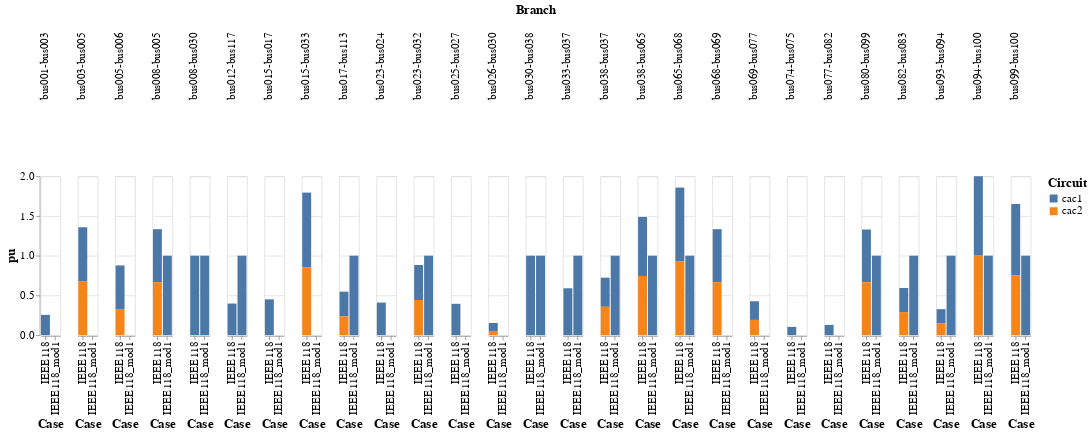

Notebook code cell kept with this figure:
### Code cell
Chart = alt.Chart(NetworkInvestment).mark_bar().encode(
    x='Case',
    y='pu',
    color=alt.Color('Circuit', legend=alt.Legend(title="Circuit", labelFontSize=14, titleFontSize=16)),
    column=alt.Column('Branch', title='Branch', header=alt.Header(labelFontSize=14, titleFontSize=16, labelAngle=-90))
).properties(
    width=25,
    height=200
).configure_axis(
    labelFontSize=14,
    titleFontSize=16
).configure_legend(
    labelFontSize=14,
    titleFontSize=16
)

Chart

### Figure 1 — Vega-Lite specification as saved in the notebook (floating-point values rounded to 4 significant figures)
{"config": {"view": {"continuousWidth": 300, "continuousHeight": 300}, "axis": {"labelFontSize": 14, "titleFontSize": 16}, "legend": {"labelFontSize": 14, "titleFontSize": 16}}, "data": {"name": "data-6165c63fbd42d0d7dffbb3c1c43cef31"}, "mark": {"type": "bar"}, "encoding": {"color": {"field": "Circuit", "legend": {"labelFontSize": 14, "title": "Circuit", "titleFontSize": 16}, "type": "nominal"}, "column": {"field": "Branch", "header": {"labelAngle": -90, "labelFontSize": 14, "titleFontSize": 16}, "title": "Branch", "type": "nominal"}, "x": {"field": "Case", "type": "nominal"}, "y": {"field": "pu", "type": "quantitative"}}, "height": 200, "width": 25, "$schema": "https://vega.github.io/schema/vega-lite/v5.17.0.json", "datasets": {"data-6165c63fbd42d0d7dffbb3c1c43cef31": [{"Period": 2030, "InitialNode": "bus001", "FinalNode": "bus003", "Circuit": "cac1", "pu": 0.2543, "Case": "IEEE118", "Branch": "bus001-bus003"}, {"Period": 2030, "InitialNode": "bus082", "FinalNode": "bus083", "Circuit": "cac2", "pu": 0.2892, "Case": "IEEE118", "Branch": "bus082-bus083"}, {"Period": 2030, "InitialNode": "bus003", "FinalNode": "bus005", "Circuit": "cac2", "pu": 0.6788, "Case": "IEEE118", "Branch": "bus003-bus005"}, {"Period": 2030, "InitialNode": "bus069", "FinalNode": "bus077", "Circuit": "cac1", "pu": 0.2349, "Case": "IEEE118", "Branch": "bus069-bus077"}, {"Period": 2030, "InitialNode": "bus005", "FinalNode": "bus006", "Circuit": "cac1", "pu": 0.5569, "Case": "IEEE118", "Branch": "bus005-bus006"}, {"Period": 2030, "InitialNode": "bus065", "FinalNode": "bus068", "Circuit": "cac2", "pu": 0.9274, "Case": "IEEE118", "Branch": "bus065-bus068"}, {"Period": 2030, "InitialNode": "bus093", "FinalNode": "bus094", "Circuit": "cac1", "pu": 0.1769, "Case": "IEEE118", "Branch": "bus093-bus094"}, {"Period": 2030, "InitialNode": "bus023", "FinalNode": "bus032", "Circuit": "cac1", "pu": 0.4414, "Case": "IEEE118", "Branch": "bus023-bus032"}, {"Period": 2030, "InitialNode": "bus030", "FinalNode": "bus038", "Circuit": "cac1", "pu": 1.0, "Case": "IEEE118", "Branch": "bus030-bus038"}, {"Period": 2030, "InitialNode": "bus068", "FinalNode": "bus069", "Circuit": "cac1", "pu": 0.6677, "Case": "IEEE118", "Branch": "bus068-bus069"}, {"Period": 2030, "InitialNode": "bus074", "FinalNode": "bus075", "Circuit": "cac1", "pu": 0.1033, "Case": "IEEE118", "Branch": "bus074-bus075"}, {"Period": 2030, "InitialNode": "bus008", "FinalNode": "bus005", "Circuit": "cac1", "pu": 0.6667, "Case": "IEEE118", "Branch": "bus008-bus005"}, {"Period": 2030, "InitialNode": "bus033", "FinalNode": "bus037", "Circuit": "cac1", "pu": 0.5894, "Case": "IEEE118", "Branch": "bus033-bus037"}, {"Period": 2030, "InitialNode": "bus023", "FinalNode": "bus024", "Circuit": "cac1", "pu": 0.4091, "Case": "IEEE118", "Branch": "bus023-bus024"}, {"Period": 2030, "InitialNode": "bus023", "FinalNode": "bus032", "Circuit": "cac2", "pu": 0.4414, "Case": "IEEE118", "Branch": "bus023-bus032"}, {"Period": 2030, "InitialNode": "bus093", "FinalNode": "bus094", "Circuit": "cac2", "pu": 0.1494, "Case": "IEEE118", "Branch": "bus093-bus094"}, {"Period": 2030, "InitialNode": "bus005", "FinalNode": "bus006", "Circuit": "cac2", "pu": 0.3202, "Case": "IEEE118", "Branch": "bus005-bus006"}, {"Period": 2030, "InitialNode": "bus038", "FinalNode": "bus065", "Circuit": "cac1", "pu": 0.7438, "Case": "IEEE118", "Branch": "bus038-bus065"}, {"Period": 2030, "InitialNode": "bus069", "FinalNode": "bus077", "Circuit": "cac2", "pu": 0.191, "Case": "IEEE118", "Branch": "bus069-bus077"}, {"Period": 2030, "InitialNode": "bus068", "FinalNode": "bus069", "Circuit": "cac2", "pu": 0.6663, "Case": "IEEE118", "Branch": "bus068-bus069"}, {"Period": 2030, "InitialNode": "bus015", "FinalNode": "bus033", "Circuit": "cac1", "pu": 0.9398, "Case": "IEEE118", "Branch": "bus015-bus033"}, {"Period": 2030, "InitialNode": "bus099", "FinalNode": "bus100", "Circuit": "cac1", "pu": 0.897, "Case": "IEEE118", "Branch": "bus099-bus100"}, {"Period": 2030, "InitialNode": "bus025", "FinalNode": "bus027", "Circuit": "cac1", "pu": 0.3938, "Case": "IEEE118", "Branch": "bus025-bus027"}, {"Period": 2030, "InitialNode": "bus008", "FinalNode": "bus005", "Circuit": "cac2", "pu": 0.6667, "Case": "IEEE118", "Branch": "bus008-bus005"}, {"Period": 2030, "InitialNode": "bus026", "FinalNode": "bus030", "Circuit": "cac1", "pu": 0.1011, "Case": "IEEE118", "Branch": "bus026-bus030"}, {"Period": 2030, "InitialNode": "bus038", "FinalNode": "bus065", "Circuit": "cac2", "pu": 0.7438, "Case": "IEEE118", "Branch": "bus038-bus065"}, {"Period": 2030, "InitialNode": "bus080", "FinalNode": "bus099", "Circuit": "cac1", "pu": 0.6648, "Case": "IEEE118", "Branch": "bus080-bus099"}, {"Period": 2030, "InitialNode": "bus012", "FinalNode": "bus117", "Circuit": "cac1", "pu": 0.397, "Case": "IEEE118", "Branch": "bus012-bus117"}, {"Period": 2030, "InitialNode": "bus077", "FinalNode": "bus082", "Circuit": "cac1", "pu": 0.128, "Case": "IEEE118", "Branch": "bus077-bus082"}, {"Period": 2030, "InitialNode": "bus094", "FinalNode": "bus100", "Circuit": "cac1", "pu": 1.0, "Case": "IEEE118", "Branch": "bus094-bus100"}, {"Period": 2030, "InitialNode": "bus099", "FinalNode": "bus100", "Circuit": "cac2", "pu": 0.7538, "Case": "IEEE118", "Branch": "bus099-bus100"}, {"Period": 2030, "InitialNode": "bus015", "FinalNode": "bus033", "Circuit": "cac2", "pu": 0.8544, "Case": "IEEE118", "Branch": "bus015-bus033"}, {"Period": 2030, "InitialNode": "bus038", "FinalNode": "bus037", "Circuit": "cac1", "pu": 0.3674, "Case": "IEEE118", "Branch": "bus038-bus037"}, {"Period": 2030, "InitialNode": "bus026", "FinalNode": "bus030", "Circuit": "cac2", "pu": 0.05131, "Case": "IEEE118", "Branch": "bus026-bus030"}, {"Period": 2030, "InitialNode": "bus017", "FinalNode": "bus113", "Circuit": "cac1", "pu": 0.312, "Case": "IEEE118", "Branch": "bus017-bus113"}, {"Period": 2030, "InitialNode": "bus080", "FinalNode": "bus099", "Circuit": "cac2", "pu": 0.6648, "Case": "IEEE118", "Branch": "bus080-bus099"}, {"Period": 2030, "InitialNode": "bus038", "FinalNode": "bus037", "Circuit": "cac2", "pu": 0.3556, "Case": "IEEE118", "Branch": "bus038-bus037"}, {"Period": 2030, "InitialNode": "bus082", "FinalNode": "bus083", "Circuit": "cac1", "pu": 0.304, "Case": "IEEE118", "Branch": "bus082-bus083"}, {"Period": 2030, "InitialNode": "bus008", "FinalNode": "bus030", "Circuit": "cac1", "pu": 1.0, "Case": "IEEE118", "Branch": "bus008-bus030"}, {"Period": 2030, "InitialNode": "bus003", "FinalNode": "bus005", "Circuit": "cac1", "pu": 0.6788, "Case": "IEEE118", "Branch": "bus003-bus005"}, {"Period": 2030, "InitialNode": "bus094", "FinalNode": "bus100", "Circuit": "cac2", "pu": 1.0, "Case": "IEEE118", "Branch": "bus094-bus100"}, {"Period": 2030, "InitialNode": "bus065", "FinalNode": "bus068", "Circuit": "cac1", "pu": 0.9301, "Case": "IEEE118", "Branch": "bus065-bus068"}, {"Period": 2030, "InitialNode": "bus015", "FinalNode": "bus017", "Circuit": "cac1", "pu": 0.45, "Case": "IEEE118", "Branch": "bus015-bus017"}, {"Period": 2030, "InitialNode": "bus017", "FinalNode": "bus113", "Circuit": "cac2", "pu": 0.2348, "Case": "IEEE118", "Branch": "bus017-bus113"}, {"Period": 2030, "InitialNode": "bus094", "FinalNode": "bus100", "Circuit": "cac1", "pu": 1.0, "Case": "IEEE118_mod1", "Branch": "bus094-bus100"}, {"Period": 2030, "InitialNode": "bus033", "FinalNode": "bus037", "Circuit": "cac1", "pu": 1.0, "Case": "IEEE118_mod1", "Branch": "bus033-bus037"}, {"Period": 2030, "InitialNode": "bus038", "FinalNode": "bus037", "Circuit": "cac1", "pu": 1.0, "Case": "IEEE118_mod1", "Branch": "bus038-bus037"}, {"Period": 2030, "InitialNode": "bus008", "FinalNode": "bus030", "Circuit": "cac1", "pu": 1.0, "Case": "IEEE118_mod1", "Branch": "bus008-bus030"}, {"Period": 2030, "InitialNode": "bus017", "FinalNode": "bus113", "Circuit": "cac1", "pu": 1.0, "Case": "IEEE118_mod1", "Branch": "bus017-bus113"}, {"Period": 2030, "InitialNode": "bus099", "FinalNode": "bus100", "Circuit": "cac1", "pu": 1.0, "Case": "IEEE118_mod1", "Branch": "bus099-bus100"}, {"Period": 2030, "InitialNode": "bus065", "FinalNode": "bus068", "Circuit": "cac1", "pu": 1.0, "Case": "IEEE118_mod1", "Branch": "bus065-bus068"}, {"Period": 2030, "InitialNode": "bus030", "FinalNode": "bus038", "Circuit": "cac1", "pu": 1.0, "Case": "IEEE118_mod1", "Branch": "bus030-bus038"}, {"Period": 2030, "InitialNode": "bus082", "FinalNode": "bus083", "Circuit": "cac1", "pu": 1.0, "Case": "IEEE118_mod1", "Branch": "bus082-bus083"}, {"Period": 2030, "InitialNode": "bus023", "FinalNode": "bus032", "Circuit": "cac1", "pu": 1.0, "Case": "IEEE118_mod1", "Branch": "bus023-bus032"}, {"Period": 2030, "InitialNode": "bus008", "FinalNode": "bus005", "Circuit": "cac1", "pu": 1.0, "Case": "IEEE118_mod1", "Branch": "bus008-bus005"}, {"Period": 2030, "InitialNode": "bus038", "FinalNode": "bus065", "Circuit": "cac1", "pu": 1.0, "Case": "IEEE118_mod1", "Branch": "bus038-bus065"}, {"Period": 2030, "InitialNode": "bus080", "FinalNode": "bus099", "Circuit": "cac1", "pu": 1.0, "Case": "IEEE118_mod1", "Branch": "bus080-bus099"}, {"Period": 2030, "InitialNode": "bus093", "FinalNode": "bus094", "Circuit": "cac1", "pu": 1.0, "Case": "IEEE118_mod1", "Branch": "bus093-bus094"}, {"Period": 2030, "InitialNode": "bus012", "FinalNode": "bus117", "Circuit": "cac1", "pu": 1.0, "Case": "IEEE118_mod1", "Branch": "bus012-bus117"}]}}
